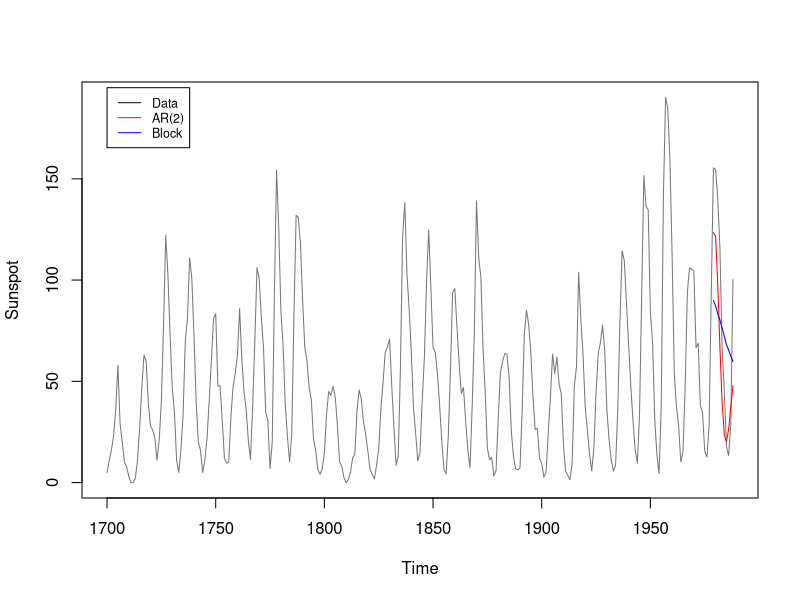

R code for this plot: (Note: this script raises an error after producing the figure.)
#HW4
#1################################
data <- sunspot.year
train.data <- data[1:279]
test.data <- data[280:289]


zeroma <- matrix(0, 10000, ncol = 10)
dr <- train.data[-1] - train.data[-279]

set.seed(10)
for(i in 1:10000){
  sa <- sample(1:269, 1)
  zeroma[i,] <- dr[c(sa:(sa+9))] 
}
md <- apply(zeroma, 2, median)
predict.value <- NULL
for(i in 1:10){
  predict.value <- c(predict.value, 
                     train.data[279] + sum(md[c(1:i)]))
}
b <- ts(predict.value, frequency = 1 ,start = c(1979,1))

x <- ar.ols(train.data, order = 2)
z <- predict(x, n.ahead = 10)
a <- ts(z$pred, frequency = 1 ,start = c(1979,1))

ts.plot(data, a, b, ylab ="Sunspot", col=c("gray47", "red", "blue"))
legend(1700, 195,                                
       lty=1:1,                                   
       col = c("black", "red", "blue"),        
       legend = c("Data", "AR(2)", "Block"), cex = 0.75)


#2################################
ano.pvalue <- function(mu=0, sigma=1, n){
  p.vector <- NULL
  power.v <- NULL
  #k <- 0
  for(i in 1:n){
    x <- matrix(rnorm(48), nrow = 3, byrow = T)
    x[2,] <- rnorm(16, mu, sigma)
    mui <- apply(x,1,mean)
    mu <- mean(x)
    mstr <- sum(16*(mu-mui)^2)/2
    mse <- (sum((x-mu)^2)-mstr*2)/45
    f <- mstr/mse
    p <- pf(f, 2, 45, lower.tail = F)
    power <- ?power.anova.test(groups = 3, n = 16, between.var = mstr, 
                              within.var = mse, sig.level = p)$power
    p.vector <- c(p.vector, p)
    power.v <- c(power.v, power)
  }
  return(cbind(p.vector,power.v))
}
a <- ano.pvalue(n=1000)
b <- ano.pvalue(sigma=sqrt(2),n=1000)

hist(a[,1])
hist(a[,2])
mean(a[,2])
hist(b[,1])
ks.test(a[,1], "punif")
ks.test(b[,1], "punif")


ano.pvalue <- function(mu=0, sigma=1, n){
  p.vector <- NULL
  power.v <- NULL
  #k <- 0
  for(i in 1:n){
    x <- cbind(rep(1:3, each = 16),
               c(rnorm(32), rnorm(16, mu, sigma)))
    fit <- anova(lm(x[, 2] ~ factor(x[, 1])))
    ms <- fit$"Mean Sq"
    p <- fit$"Pr(>F)"[1]
    power <- power.anova.test(groups = 3, n = 16, between.var = ms[1], 
                              within.var = ms[2])$power
    p.vector <- c(p.vector, p)
    power.v <- c(power.v, power)
  }
  return(cbind(p.vector,power.v))
}


#3################################
func.a <- function(x){
  x^3 + 2*(x^2) + 3*x - 1
}
func.b <- function(x){
  exp(1) - 1/(3.5 + x)
}
func.c <- function(x){
  exp(-x)/((1 + x^2)^2) - 0.5
}

bisection <- function(f, a, b){
  h <- abs(b - a)/10 
  i <- 0 
  j <- 0 
  a1 = b1 = 0
  while(i < 10){
    a1 = a + i * h 
    b1 = a1 + h
    if(f(a1) == 0){
      cat('Root:', a1, 'n:', j+1)
    }else if(f(b1) == 0){
      cat('Root:', b1,  'n:', j+1)
    }else if(f(a1) * f(b1) < 0){
      repeat{
        if(abs(b1 - a1) < 1e-5){break} 
          c <- (a1 + b1)/2
        if(f(a1) * f(c) < 0){
          b1 <- c
          j <- j+1
        }else{ 
          a1 <- c
          j <- j+1
        }
      }
      c <- (a1 + b1)/2
      cat('Root:', c, 'n:', j+1, 'f:', f(c), '\n')
    }
    i <- i+1 
  }
  if(j == 0){ 
    cat("there is no root between", a, "and", b)
  }
}

false.posi <- function(f, init1, init2, maxiter=1000, tol=1e-06) {
  init1[2] <- f(init1)
  init2[2] <- f(init2)
  if (init1[2] == 0.0) {return(init1)}
  if (init2[2] == 0.0) {return(init2)}
  for (i in 1:maxiter) {
    dummy <- init2[1]
    init2[1] <- init1[1]-init1[2]*(init1[1]-init2[1])/(init1[2]-init2[2])
    init2[2] <- f(init2[1])
    if (abs(init2[1]-dummy) < tol) break
  }
  list(root = init2[1], f.root = init2[2], iter = i)
}

bisection(func.a, -4, 3) 
curve(func.a, xlim = c(-3,3), lwd = 1.5, lty = 2)
abline(h=0)
polyroot(c(-1, 3, 2, 1)) 
uniroot(func.a, c(-4, 3)) 
false.posi(func.a, -4, 3)

bisection(func.b, -4, 3) 
bisection(func.b, -3.4, 3) 
curve(func.b, xlim = c(-5,2), lwd = 1.5, lty = 2)
abline(h=0)
uniroot(func.b, c(-3.4, -2)) 
false.posi(func.b, -3.4, -2)

bisection(func.c, -4, 3) 
curve(func.c, xlim = c(-2,2), lwd = 1.5, lty = 2)
abline(h=0)
uniroot(func.c, c(-2, -1)) 
uniroot(func.c, c(1, 0)) 
false.posi(func.c, -2, -1)
false.posi(func.c, 1, 0)


#4################################
mitinom.loglike <- function(theta){
  1997/(2+theta) - 906/(1-theta) - 904/(1-theta) + 32/(theta)
}
curve(mitinom.loglike, from=-0.3, to=0.3)
abline(h=0)

secant <- function(f, init1, init2, maxiter=1000, tol=1e-06){
  init1[2] <- f(init1)
  init2[2] <- f(init2)
  if (init1[2] == 0.0) {return(init1)}
  if (init2[2] == 0.0) {return(init2)}
  for (i in 1:maxiter) {
    dummy <- init2
    init2[1] <- init1[1]-init1[2]*(init1[1]-init2[1])/(init1[2]-init2[2])
    init2[2] <- f(init2[1])
    init1 <- dummy
    if (abs(init2[1]-init1[1]) < tol) break
  }
  list(root = init2[1], f.root = init2[2], iter = i)
}

ridder <- function(f, init1, init2, maxiter=1000, tol=1e-06){
  init1[2] <- f(init1)
  init2[2] <- f(init2)
  if (init1[2] == 0.0) {return(init1)}
  if (init2[2] == 0.0) {return(init2)}
  if (sign(init1[2]*init2[2]) != -1)
    stop("f() values at end points not of opposite sign")
  for (i in 1:maxiter) {
    init3 <- (init1[1] + init2[1])/2
    init3[2] <- f(init3)
    init4 <- init3[1] + (init3[1]-init1[1])*sign(init1[2])*init3[2]/
      sqrt(init3[2]^2-init1[2]*init2[2])
    init4[2] <- f(init4)
    if (sign(init3[2]*init4[2]) == -1){init1 <- init3}
    else if (sign(init1[2]*init4[2]) == -1){init1 <- init1}
    else if (sign(init2[2]*init4[2]) == -1){init1 <- init2}
    else {stop("f() values at iteration points not of opposite sign")}
    init2 <- init4
    if (abs(init2[1]-init1[1]) < tol) break
  }
  list(root = init2[1], f.root = init2[2], iter = i)
}

newton.raphson <- function(f, init, maxiter=1000, tol=1e-06){
  require(numDeriv) 
  if (f(init) == 0.0) {return(init)}
  for (i in 1:maxiter) {
    dx <- genD(func = f, x = init)$D[1] 
    init.next <- init - f(init)/dx
    if (abs(init.next - init) < tol) break
    init <- init.next
  }
  list(root = init.next, f.root = f(init.next), iter = i)
}

uniroot(mitinom.loglike, c(0.01, 0.99), tol = 1e-06) 
secant(mitinom.loglike, .01, .99)
#secant(mitinom.loglike, .01, .1)
ridder(mitinom.loglike, .01, .99)
newton.raphson(mitinom.loglike, .01)
#newton.raphson(mitinom.loglike, .1)

#5################################

f=function(x) { x+1/x }
nlminb(start=2,obj=f,lower=0)
